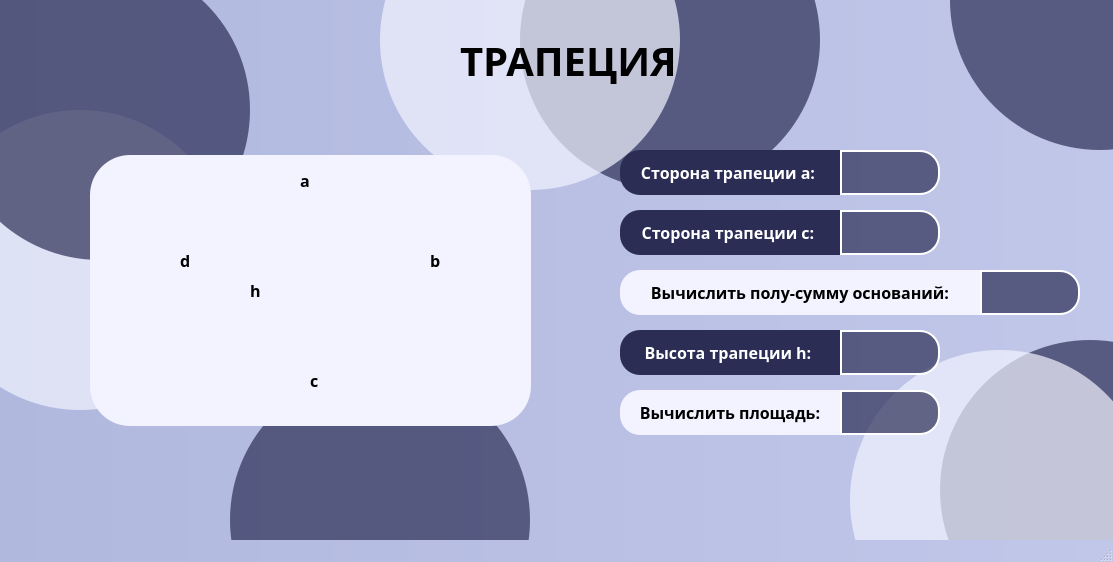
<?xml version="1.0" encoding="UTF-8"?>
<ui version="4.0">
 <class>MainWindow</class>
 <widget class="QMainWindow" name="MainWindow">
  <property name="geometry">
   <rect>
    <x>0</x>
    <y>0</y>
    <width>1113</width>
    <height>562</height>
   </rect>
  </property>
  <property name="font">
   <font>
    <family>AvantGardeC</family>
    <pointsize>12</pointsize>
    <bold>true</bold>
   </font>
  </property>
  <property name="windowTitle">
   <string>ТРАПЕЦИЯ</string>
  </property>
  <property name="windowIcon">
   <iconset resource="trapezoid.qrc">
    <normaloff>:/new/trapezoid/trapezoid.png</normaloff>:/new/trapezoid/trapezoid.png</iconset>
  </property>
  <property name="styleSheet">
   <string notr="true">QMainWindow{
	background-color: qlineargradient(spread:pad, x1:0, y1:0, x2:1, y2:0, stop:0 #B1B8DE, stop:1 #C0C7E9);

}



QPushButton{
background-color: #F2F3FF;
color: #000000;
text-align: center;
border-top-left-radius: 20px;
border-bottom-left-radius: 20px;
}

QPushButton:hover{
background-color:#e6e7ff;
}

QMessageBox .QPushButton{

     color: #000000;
     font: 700 12pt &quot;AvantGardeC&quot;;
     width: 70px;
    height: 30px;
border-top-left-radius: 0px;
border-bottom-left-radius: 0px;
	border-color: rgb(0, 0, 0);
     

}

QMessageBox{

    background-color:  qlineargradient(spread:pad, x1:0, y1:0, x2:1, y2:0, stop:0 #B1B8DE, stop:1 #C0C7E9);
	font: 700 12pt &quot;AvantGardeC&quot;;

}
</string>
  </property>
  <widget class="QWidget" name="centralwidget">
   <property name="styleSheet">
    <string notr="true">qlineargradient (spread:pad, x1:0, y1:0, x2:1, y2:0, stop:0 rgba(0, 0, 0, 255), stop:1 rgba(255, 255, 255, 255))</string>
   </property>
   <widget class="QLabel" name="label">
    <property name="geometry">
     <rect>
      <x>620</x>
      <y>150</y>
      <width>220</width>
      <height>45</height>
     </rect>
    </property>
    <property name="font">
     <font>
      <family>AvantGardeC</family>
      <pointsize>12</pointsize>
      <bold>true</bold>
     </font>
    </property>
    <property name="styleSheet">
     <string notr="true">background-color: #2B2D54;
color: #FFFFFF;
text-align: center;
border-top-left-radius: 20px;
border-bottom-left-radius: 20px;</string>
    </property>
    <property name="text">
     <string>&lt;html&gt;&lt;head/&gt;&lt;body&gt;&lt;p align=&quot;center&quot;&gt;Сторона трапеции a: &lt;/p&gt;&lt;/body&gt;&lt;/html&gt;</string>
    </property>
   </widget>
   <widget class="QLabel" name="label_2">
    <property name="geometry">
     <rect>
      <x>620</x>
      <y>210</y>
      <width>220</width>
      <height>45</height>
     </rect>
    </property>
    <property name="font">
     <font>
      <family>AvantGardeC</family>
      <pointsize>12</pointsize>
     </font>
    </property>
    <property name="styleSheet">
     <string notr="true">background-color: #2B2D54;
color: #FFFFFF;
text-align: center;
border-top-left-radius: 20px;
border-bottom-left-radius: 20px;</string>
    </property>
    <property name="text">
     <string>&lt;html&gt;&lt;head/&gt;&lt;body&gt;&lt;p align=&quot;center&quot;&gt;&lt;span style=&quot; font-weight:700;&quot;&gt;Сторона трапеции c: &lt;/span&gt;&lt;/p&gt;&lt;/body&gt;&lt;/html&gt;</string>
    </property>
   </widget>
   <widget class="QLabel" name="label_3">
    <property name="geometry">
     <rect>
      <x>620</x>
      <y>330</y>
      <width>220</width>
      <height>45</height>
     </rect>
    </property>
    <property name="font">
     <font>
      <family>AvantGardeC</family>
      <pointsize>12</pointsize>
     </font>
    </property>
    <property name="styleSheet">
     <string notr="true">background-color: #2B2D54;
color: #FFFFFF;
text-align: center;
border-top-left-radius: 20px;
border-bottom-left-radius: 20px;</string>
    </property>
    <property name="text">
     <string>&lt;html&gt;&lt;head/&gt;&lt;body&gt;&lt;p align=&quot;center&quot;&gt;&lt;span style=&quot; font-weight:700;&quot;&gt;Высота трапеции h: &lt;/span&gt;&lt;/p&gt;&lt;/body&gt;&lt;/html&gt;</string>
    </property>
   </widget>
   <widget class="QPushButton" name="pushButton">
    <property name="geometry">
     <rect>
      <x>620</x>
      <y>270</y>
      <width>360</width>
      <height>45</height>
     </rect>
    </property>
    <property name="font">
     <font>
      <family>AvantGardeC</family>
      <pointsize>12</pointsize>
      <bold>true</bold>
     </font>
    </property>
    <property name="cursor">
     <cursorShape>PointingHandCursor</cursorShape>
    </property>
    <property name="styleSheet">
     <string notr="true"/>
    </property>
    <property name="text">
     <string>Вычислить полу-сумму оснований:</string>
    </property>
   </widget>
   <widget class="QPushButton" name="pushButton_2">
    <property name="geometry">
     <rect>
      <x>620</x>
      <y>390</y>
      <width>220</width>
      <height>45</height>
     </rect>
    </property>
    <property name="font">
     <font>
      <family>AvantGardeC</family>
      <pointsize>12</pointsize>
      <bold>true</bold>
     </font>
    </property>
    <property name="cursor">
     <cursorShape>PointingHandCursor</cursorShape>
    </property>
    <property name="mouseTracking">
     <bool>true</bool>
    </property>
    <property name="focusPolicy">
     <enum>Qt::StrongFocus</enum>
    </property>
    <property name="layoutDirection">
     <enum>Qt::LeftToRight</enum>
    </property>
    <property name="styleSheet">
     <string notr="true"/>
    </property>
    <property name="text">
     <string>Вычислить площадь:</string>
    </property>
   </widget>
   <widget class="QLineEdit" name="lineEdit">
    <property name="geometry">
     <rect>
      <x>840</x>
      <y>150</y>
      <width>100</width>
      <height>45</height>
     </rect>
    </property>
    <property name="font">
     <font>
      <family>AvantGardeC</family>
      <pointsize>12</pointsize>
      <bold>true</bold>
     </font>
    </property>
    <property name="styleSheet">
     <string notr="true">background-color: rgba(43, 45, 84, 0.7);
color: #ffffff;
border: 2px solid white;
border-top-right-radius: 20px;
border-bottom-right-radius: 20px;</string>
    </property>
   </widget>
   <widget class="QLineEdit" name="lineEdit_2">
    <property name="geometry">
     <rect>
      <x>840</x>
      <y>210</y>
      <width>100</width>
      <height>45</height>
     </rect>
    </property>
    <property name="font">
     <font>
      <family>AvantGardeC</family>
      <pointsize>12</pointsize>
      <bold>true</bold>
     </font>
    </property>
    <property name="styleSheet">
     <string notr="true">background-color: rgba(43, 45, 84, 0.7);
opacity: 0.5;
color: #ffffff;
border: 2px solid white;
border-top-right-radius: 20px;
border-bottom-right-radius: 20px;</string>
    </property>
   </widget>
   <widget class="QLineEdit" name="lineEdit_3">
    <property name="geometry">
     <rect>
      <x>840</x>
      <y>330</y>
      <width>100</width>
      <height>45</height>
     </rect>
    </property>
    <property name="font">
     <font>
      <family>AvantGardeC</family>
      <pointsize>12</pointsize>
      <bold>true</bold>
     </font>
    </property>
    <property name="styleSheet">
     <string notr="true">background-color: rgba(43, 45, 84, 0.7);
opacity: 0.5;
color: #ffffff;
border: 2px solid white;
border-top-right-radius: 20px;
border-bottom-right-radius: 20px;</string>
    </property>
   </widget>
   <widget class="QLabel" name="label_4">
    <property name="geometry">
     <rect>
      <x>980</x>
      <y>270</y>
      <width>100</width>
      <height>45</height>
     </rect>
    </property>
    <property name="font">
     <font>
      <family>AvantGardeC</family>
      <pointsize>12</pointsize>
      <bold>true</bold>
     </font>
    </property>
    <property name="styleSheet">
     <string notr="true">background-color: rgba(43, 45, 84, 0.7);
opacity: 0.5;
color: #ffffff;
border: 2px solid white;
border-top-right-radius: 20px;
border-bottom-right-radius: 20px;</string>
    </property>
    <property name="text">
     <string>&lt;html&gt;&lt;head/&gt;&lt;body&gt;&lt;p&gt;&lt;br/&gt;&lt;/p&gt;&lt;/body&gt;&lt;/html&gt;</string>
    </property>
   </widget>
   <widget class="QLabel" name="label_5">
    <property name="geometry">
     <rect>
      <x>840</x>
      <y>390</y>
      <width>100</width>
      <height>45</height>
     </rect>
    </property>
    <property name="font">
     <font>
      <family>AvantGardeC</family>
      <pointsize>12</pointsize>
      <bold>true</bold>
     </font>
    </property>
    <property name="styleSheet">
     <string notr="true">background-color: rgba(43, 45, 84, 0.7);
opacity: 0.5;
color: #ffffff;
border: 2px solid white;
border-top-right-radius: 20px;
border-bottom-right-radius: 20px;</string>
    </property>
    <property name="text">
     <string>&lt;html&gt;&lt;head/&gt;&lt;body&gt;&lt;p&gt;&lt;br/&gt;&lt;/p&gt;&lt;/body&gt;&lt;/html&gt;</string>
    </property>
   </widget>
   <widget class="QLabel" name="label_6">
    <property name="geometry">
     <rect>
      <x>460</x>
      <y>10</y>
      <width>271</width>
      <height>101</height>
     </rect>
    </property>
    <property name="font">
     <font>
      <family>AvantGardeC</family>
      <pointsize>30</pointsize>
      <italic>false</italic>
      <bold>true</bold>
      <underline>false</underline>
     </font>
    </property>
    <property name="text">
     <string>ТРАПЕЦИЯ</string>
    </property>
   </widget>
   <widget class="QLabel" name="label_7">
    <property name="geometry">
     <rect>
      <x>300</x>
      <y>170</y>
      <width>63</width>
      <height>20</height>
     </rect>
    </property>
    <property name="font">
     <font>
      <family>AvantGardeC</family>
      <pointsize>12</pointsize>
      <bold>true</bold>
     </font>
    </property>
    <property name="text">
     <string>a</string>
    </property>
   </widget>
   <widget class="QLabel" name="label_8">
    <property name="geometry">
     <rect>
      <x>180</x>
      <y>250</y>
      <width>63</width>
      <height>20</height>
     </rect>
    </property>
    <property name="font">
     <font>
      <family>AvantGardeC</family>
      <pointsize>12</pointsize>
      <bold>true</bold>
     </font>
    </property>
    <property name="text">
     <string>d</string>
    </property>
   </widget>
   <widget class="QLabel" name="label_9">
    <property name="geometry">
     <rect>
      <x>250</x>
      <y>280</y>
      <width>63</width>
      <height>20</height>
     </rect>
    </property>
    <property name="font">
     <font>
      <family>AvantGardeC</family>
      <pointsize>12</pointsize>
      <bold>true</bold>
     </font>
    </property>
    <property name="text">
     <string>h</string>
    </property>
   </widget>
   <widget class="QLabel" name="label_10">
    <property name="geometry">
     <rect>
      <x>430</x>
      <y>250</y>
      <width>63</width>
      <height>20</height>
     </rect>
    </property>
    <property name="font">
     <font>
      <family>AvantGardeC</family>
      <pointsize>12</pointsize>
      <bold>true</bold>
     </font>
    </property>
    <property name="text">
     <string>b</string>
    </property>
   </widget>
   <widget class="QLabel" name="label_11">
    <property name="geometry">
     <rect>
      <x>310</x>
      <y>370</y>
      <width>63</width>
      <height>20</height>
     </rect>
    </property>
    <property name="font">
     <font>
      <family>AvantGardeC</family>
      <pointsize>12</pointsize>
      <bold>true</bold>
     </font>
    </property>
    <property name="text">
     <string>c</string>
    </property>
   </widget>
   <widget class="QLabel" name="label_12">
    <property name="geometry">
     <rect>
      <x>90</x>
      <y>155</y>
      <width>441</width>
      <height>271</height>
     </rect>
    </property>
    <property name="styleSheet">
     <string notr="true">background-color: #F2F3FF;
border-radius: 40px;</string>
    </property>
    <property name="text">
     <string/>
    </property>
   </widget>
   <widget class="QLabel" name="label_13">
    <property name="geometry">
     <rect>
      <x>950</x>
      <y>-150</y>
      <width>300</width>
      <height>300</height>
     </rect>
    </property>
    <property name="styleSheet">
     <string notr="true">background-color: rgba(43, 45, 84, 0.7);
border-radius: 150%;</string>
    </property>
    <property name="text">
     <string/>
    </property>
   </widget>
   <widget class="QLabel" name="label_14">
    <property name="geometry">
     <rect>
      <x>-50</x>
      <y>-40</y>
      <width>300</width>
      <height>300</height>
     </rect>
    </property>
    <property name="styleSheet">
     <string notr="true">background-color: rgba(43, 45, 84, 0.7);
border-radius: 150%;</string>
    </property>
    <property name="text">
     <string/>
    </property>
   </widget>
   <widget class="QLabel" name="label_15">
    <property name="geometry">
     <rect>
      <x>850</x>
      <y>350</y>
      <width>300</width>
      <height>300</height>
     </rect>
    </property>
    <property name="styleSheet">
     <string notr="true">background-color: rgba(242, 243, 255, 0.7);
border-radius: 150%;</string>
    </property>
    <property name="text">
     <string/>
    </property>
   </widget>
   <widget class="QLabel" name="label_16">
    <property name="geometry">
     <rect>
      <x>230</x>
      <y>370</y>
      <width>300</width>
      <height>300</height>
     </rect>
    </property>
    <property name="styleSheet">
     <string notr="true">background-color: rgba(43, 45, 84, 0.7);
border-radius: 150%;</string>
    </property>
    <property name="text">
     <string/>
    </property>
   </widget>
   <widget class="QLabel" name="label_17">
    <property name="geometry">
     <rect>
      <x>380</x>
      <y>-110</y>
      <width>300</width>
      <height>300</height>
     </rect>
    </property>
    <property name="styleSheet">
     <string notr="true">background-color: rgba(242, 243, 255, 0.7);
border-radius: 150%;</string>
    </property>
    <property name="text">
     <string/>
    </property>
   </widget>
   <widget class="QLabel" name="label_18">
    <property name="geometry">
     <rect>
      <x>-70</x>
      <y>110</y>
      <width>300</width>
      <height>300</height>
     </rect>
    </property>
    <property name="styleSheet">
     <string notr="true">background-color: rgba(242, 243, 255, 0.7);
border-radius: 150%;</string>
    </property>
    <property name="text">
     <string/>
    </property>
   </widget>
   <widget class="QLabel" name="label_19">
    <property name="geometry">
     <rect>
      <x>520</x>
      <y>-110</y>
      <width>300</width>
      <height>300</height>
     </rect>
    </property>
    <property name="styleSheet">
     <string notr="true">background-color: rgba(43, 45, 84, 0.7);
border-radius: 150%;</string>
    </property>
    <property name="text">
     <string/>
    </property>
   </widget>
   <widget class="QLabel" name="label_20">
    <property name="geometry">
     <rect>
      <x>940</x>
      <y>340</y>
      <width>300</width>
      <height>300</height>
     </rect>
    </property>
    <property name="styleSheet">
     <string notr="true">background-color: rgba(43, 45, 84, 0.7);
border-radius: 150%;</string>
    </property>
    <property name="text">
     <string/>
    </property>
   </widget>
   <widget class="QLabel" name="label_21">
    <property name="geometry">
     <rect>
      <x>90</x>
      <y>140</y>
      <width>441</width>
      <height>281</height>
     </rect>
    </property>
    <property name="styleSheet">
     <string notr="true">image: url(:/new/trapezoid/trapezoid.png);</string>
    </property>
    <property name="text">
     <string/>
    </property>
   </widget>
   <zorder>label_20</zorder>
   <zorder>label_19</zorder>
   <zorder>label_18</zorder>
   <zorder>label_17</zorder>
   <zorder>label_16</zorder>
   <zorder>label_15</zorder>
   <zorder>label_14</zorder>
   <zorder>label</zorder>
   <zorder>label_2</zorder>
   <zorder>label_3</zorder>
   <zorder>pushButton</zorder>
   <zorder>pushButton_2</zorder>
   <zorder>lineEdit</zorder>
   <zorder>lineEdit_2</zorder>
   <zorder>lineEdit_3</zorder>
   <zorder>label_4</zorder>
   <zorder>label_5</zorder>
   <zorder>label_6</zorder>
   <zorder>label_12</zorder>
   <zorder>label_13</zorder>
   <zorder>label_21</zorder>
   <zorder>label_7</zorder>
   <zorder>label_10</zorder>
   <zorder>label_11</zorder>
   <zorder>label_8</zorder>
   <zorder>label_9</zorder>
  </widget>
  <widget class="QMenuBar" name="menubar">
   <property name="geometry">
    <rect>
     <x>0</x>
     <y>0</y>
     <width>1113</width>
     <height>26</height>
    </rect>
   </property>
  </widget>
  <widget class="QStatusBar" name="statusbar"/>
 </widget>
 <resources>
  <include location="trapezoid.qrc"/>
 </resources>
 <connections/>
</ui>
